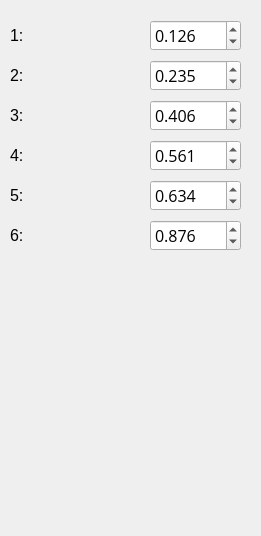
        <widget class="QWidget" name="page_3">
         <property name="geometry">
          <rect>
           <x>0</x>
           <y>0</y>
           <width>261</width>
           <height>536</height>
          </rect>
         </property>
         <attribute name="label">
          <string>Temperature Range</string>
         </attribute>
         <widget class="QDoubleSpinBox" name="spnTemp5">
          <property name="geometry">
           <rect>
            <x>150</x>
            <y>180</y>
            <width>91</width>
            <height>31</height>
           </rect>
          </property>
          <property name="font">
           <font>
            <family>Open Sans</family>
            <pointsize>-1</pointsize>
           </font>
          </property>
          <property name="styleSheet">
           <string notr="true">font-family: Open Sans;
font-size: 16px;</string>
          </property>
          <property name="decimals">
           <number>3</number>
          </property>
          <property name="maximum">
           <double>1.000000000000000</double>
          </property>
          <property name="singleStep">
           <double>0.100000000000000</double>
          </property>
          <property name="value">
           <double>0.634000000000000</double>
          </property>
         </widget>
         <widget class="QDoubleSpinBox" name="spnTemp4">
          <property name="geometry">
           <rect>
            <x>150</x>
            <y>140</y>
            <width>91</width>
            <height>31</height>
           </rect>
          </property>
          <property name="font">
           <font>
            <family>Open Sans</family>
            <pointsize>-1</pointsize>
           </font>
          </property>
          <property name="styleSheet">
           <string notr="true">font-family: Open Sans;
font-size: 16px;</string>
          </property>
          <property name="decimals">
           <number>3</number>
          </property>
          <property name="maximum">
           <double>1.000000000000000</double>
          </property>
          <property name="singleStep">
           <double>0.100000000000000</double>
          </property>
          <property name="value">
           <double>0.561000000000000</double>
          </property>
         </widget>
         <widget class="QLabel" name="label_21">
          <property name="geometry">
           <rect>
            <x>10</x>
            <y>220</y>
            <width>21</width>
            <height>31</height>
           </rect>
          </property>
          <property name="font">
           <font>
            <pointsize>12</pointsize>
           </font>
          </property>
          <property name="text">
           <string>6:</string>
          </property>
         </widget>
         <widget class="QDoubleSpinBox" name="spnTemp3">
          <property name="geometry">
           <rect>
            <x>150</x>
            <y>100</y>
            <width>91</width>
            <height>31</height>
           </rect>
          </property>
          <property name="font">
           <font>
            <family>Open Sans</family>
            <pointsize>-1</pointsize>
           </font>
          </property>
          <property name="styleSheet">
           <string notr="true">font-family: Open Sans;
font-size: 16px;</string>
          </property>
          <property name="decimals">
           <number>3</number>
          </property>
          <property name="maximum">
           <double>1.000000000000000</double>
          </property>
          <property name="singleStep">
           <double>0.100000000000000</double>
          </property>
          <property name="value">
           <double>0.406000000000000</double>
          </property>
         </widget>
         <widget class="QLabel" name="label_18">
          <property name="geometry">
           <rect>
            <x>10</x>
            <y>180</y>
            <width>21</width>
            <height>31</height>
           </rect>
          </property>
          <property name="font">
           <font>
            <pointsize>12</pointsize>
           </font>
          </property>
          <property name="text">
           <string>5:</string>
          </property>
         </widget>
         <widget class="QLabel" name="label_4">
          <property name="geometry">
           <rect>
            <x>10</x>
            <y>60</y>
            <width>21</width>
            <height>31</height>
           </rect>
          </property>
          <property name="font">
           <font>
            <pointsize>12</pointsize>
           </font>
          </property>
          <property name="text">
           <string>2:</string>
          </property>
         </widget>
         <widget class="QLabel" name="label_16">
          <property name="geometry">
           <rect>
            <x>10</x>
            <y>100</y>
            <width>21</width>
            <height>31</height>
           </rect>
          </property>
          <property name="font">
           <font>
            <pointsize>12</pointsize>
           </font>
          </property>
          <property name="text">
           <string>3:</string>
          </property>
         </widget>
         <widget class="QDoubleSpinBox" name="spnTemp2">
          <property name="geometry">
           <rect>
            <x>150</x>
            <y>60</y>
            <width>91</width>
            <height>31</height>
           </rect>
          </property>
          <property name="font">
           <font>
            <family>Open Sans</family>
            <pointsize>-1</pointsize>
           </font>
          </property>
          <property name="styleSheet">
           <string notr="true">font-family: Open Sans;
font-size: 16px;</string>
          </property>
          <property name="decimals">
           <number>3</number>
          </property>
          <property name="maximum">
           <double>1.000000000000000</double>
          </property>
          <property name="singleStep">
           <double>0.100000000000000</double>
          </property>
          <property name="value">
           <double>0.235000000000000</double>
          </property>
         </widget>
         <widget class="QDoubleSpinBox" name="spnTemp1">
          <property name="geometry">
           <rect>
            <x>150</x>
            <y>20</y>
            <width>91</width>
            <height>31</height>
           </rect>
          </property>
          <property name="font">
           <font>
            <family>Open Sans</family>
            <pointsize>-1</pointsize>
           </font>
          </property>
          <property name="styleSheet">
           <string notr="true">font-family: Open Sans;
font-size: 16px;</string>
          </property>
          <property name="decimals">
           <number>3</number>
          </property>
          <property name="maximum">
           <double>1.000000000000000</double>
          </property>
          <property name="singleStep">
           <double>0.100000000000000</double>
          </property>
          <property name="value">
           <double>0.126000000000000</double>
          </property>
         </widget>
         <widget class="QLabel" name="label_17">
          <property name="geometry">
           <rect>
            <x>10</x>
            <y>140</y>
            <width>21</width>
            <height>31</height>
           </rect>
          </property>
          <property name="font">
           <font>
            <pointsize>12</pointsize>
           </font>
          </property>
          <property name="text">
           <string>4:</string>
          </property>
         </widget>
         <widget class="QDoubleSpinBox" name="spnTemp6">
          <property name="geometry">
           <rect>
            <x>150</x>
            <y>220</y>
            <width>91</width>
            <height>31</height>
           </rect>
          </property>
          <property name="font">
           <font>
            <family>Open Sans</family>
            <pointsize>-1</pointsize>
           </font>
          </property>
          <property name="styleSheet">
           <string notr="true">font-family: Open Sans;
font-size: 16px;</string>
          </property>
          <property name="decimals">
           <number>3</number>
          </property>
          <property name="maximum">
           <double>1.000000000000000</double>
          </property>
          <property name="singleStep">
           <double>0.100000000000000</double>
          </property>
          <property name="value">
           <double>0.876000000000000</double>
          </property>
         </widget>
         <widget class="QLabel" name="label_2">
          <property name="geometry">
           <rect>
            <x>10</x>
            <y>20</y>
            <width>21</width>
            <height>31</height>
           </rect>
          </property>
          <property name="font">
           <font>
            <pointsize>12</pointsize>
           </font>
          </property>
          <property name="text">
           <string>1:</string>
          </property>
         </widget>
        </widget>
